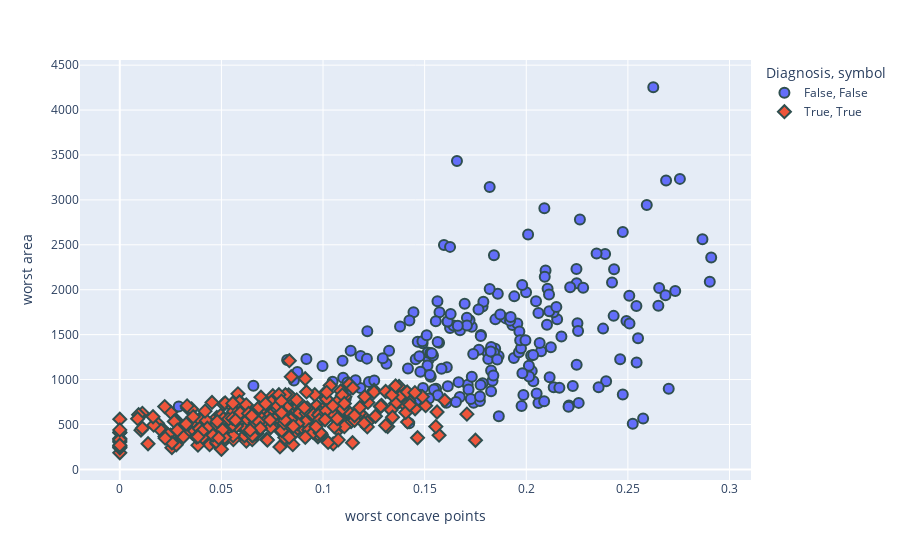

The cell this chart's notebook holds for it:
### Code cell
produce_scatter_plot(breast_cancer_inputs,breast_cancer_outputs,['worst concave points', 'worst area'])

### Figure 1 — Plotly figure (JSON) as saved in the notebook; plotly's stock layout.template omitted (floating-point values rounded to 4 significant figures; data arrays with more than 128 entries replaced by an {"elided": "..."} marker saying what was removed)
{"data": [{"hovertemplate": "Diagnosis=False<br>symbol=False<br>worst concave points=%{x}<br>worst area=%{y}<extra></extra>", "legendgroup": "False, False", "marker": {"color": "#636efa", "line": {"color": "DarkSlateGrey", "width": 2}, "size": 10, "symbol": "circle"}, "mode": "markers", "name": "False, False", "orientation": "v", "showlegend": true, "type": "scatter", "x": {"elided": "212 float values"}, "xaxis": "x", "y": {"elided": "212 float values"}, "yaxis": "y"}, {"hovertemplate": "Diagnosis=True<br>symbol=True<br>worst concave points=%{x}<br>worst area=%{y}<extra></extra>", "legendgroup": "True, True", "marker": {"color": "#EF553B", "line": {"color": "DarkSlateGrey", "width": 2}, "size": 10, "symbol": "diamond"}, "mode": "markers", "name": "True, True", "orientation": "v", "showlegend": true, "type": "scatter", "x": {"elided": "357 float values"}, "xaxis": "x", "y": {"elided": "357 float values"}, "yaxis": "y"}], "layout": {"legend": {"title": {"text": "Diagnosis, symbol"}, "tracegroupgap": 0}, "margin": {"t": 60}, "xaxis": {"anchor": "y", "domain": [0, 1], "title": {"text": "worst concave points"}}, "yaxis": {"anchor": "x", "domain": [0, 1], "title": {"text": "worst area"}}}}
